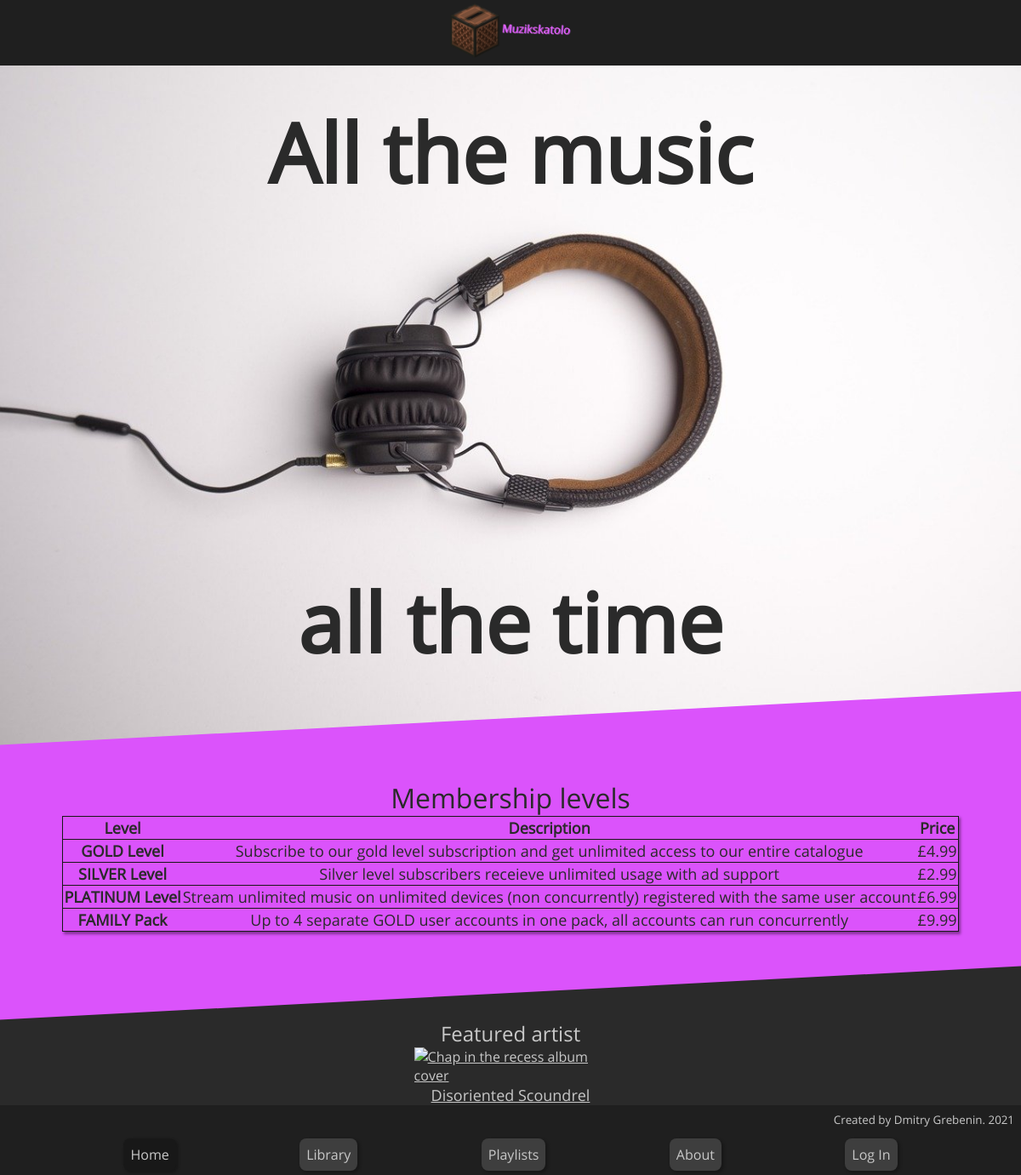
The page / on the database its author committed.
### tables this page shows
CREATE TABLE IF NOT EXISTS offers (
  id int NOT NULL AUTO_INCREMENT PRIMARY KEY,
  title varchar(50) NOT NULL,
  description text NOT NULL,
  price decimal(4,2) NOT NULL,
  image varchar(50) NOT NULL
);

### index.php (the view, shortened to what this page needs)
<!DOCTYPE html>
<html lang="en">
    <head>
        <link type="text/css" rel="stylesheet" href="./style.css">
        <link type="text/css" rel="stylesheet" href="./index.css">
    </head>
    <body>
        <nav>
            <a class="button button--select" href="./">
                Home
            </a>
            <a class="button" href="./library.php">
                Library
            </a>
            <a class="button" href="./playlists.php">
                Playlists
            </a>
            <a class="button" href="./about.php">
                About
            </a>
            <?php
            if (isset($_SESSION['username'])) echo '<a class="button" href="./login.php?logout&redir=' . urlencode($_SERVER['SCRIPT_NAME'] . '?' . $_SERVER['QUERY_STRING']) . '">Log Out</a>';
            else echo '<a class="button" href="./login.php?redir=' . urlencode($_SERVER['SCRIPT_NAME'] . '?' . $_SERVER['QUERY_STRING']) . '">Log In</a>';
            ?>
        </nav>
        <header>
            <div class="logo-container flex-row">
                <a href="./"><img class="logo" alt="Muzikskatolo logo" src="./resources/images/logo.png"></a>
            </div>
        </header>
        <main>
            <div id="headphones-background-container" class="flex-column">
                <p id="atm">All the music</p>
                <img id="headphones-background" src="./resources/images/headphones.jpg" alt="headphones backgound" height="853" width="1280">
                <p id="att">all the time</p>
            </div>
            <div id="membership-levels" class="diagonal-block brand-background">
                <div id="membership-levels-content" class="diagonal-block-content">
                    <table class="table-big center-align text-large">
                        <caption class="text-xxlarge">Membership levels</caption>
                        <tr>
                            <th>Level</th>
                            <th>Description</th>
                            <th>Price</th>
                            <?php
                            $db = mysqli_connect('localhost', 'dgrebenin', 'EkZ8zbAx', 'dgrebenin');
                            $result = mysqli_query($db, 'SELECT title, price, description FROM offers');
                            while ($row = mysqli_fetch_assoc($result)) {
                                echo '<tr><th>' . $row['title'] . '</th>';
                                echo '<td>' . $row['description'] . '</td>';
                                echo '<td>£' . $row['price'] . '</td></tr>';
                            }
                            ?>
                        </tr>
                    </table>
                </div>
            </div>
            <div>
                <div class="text-xlarge">
                    Featured artist
                </div>
                <a href="./artist.php?artist=Disoriented Scoundrel">
                    <div class="flex-column">
                        <img id="featured-pic" src="./images/chapintherecess.jpg" alt="Chap in the recess album cover">
                        <label class="text-large">Disoriented Scoundrel</label>
                    </div>
                </a>
            </div>
        </main>
        <footer>
            <div class="footer-content text-medium">
                <div id="creator" class="text-smaller">
                    Created by Dmitry Grebenin. 2021
                </div>
            </div>
        </footer>
    </body>
</html>

### style.css (style rules this page uses)
* { font-family: OpenSans, sans-serif; }
:root { --brand-color: #db53fb; --brand-color-dark: #863199; --button-color: #3e3e3e; --background-color: #2a2a2a; --select-color: #181818; --nav-color: #1f1f1f; --text-color: #c8c8c8; --box-shadow: 2px 2px 3px 1px; }
a { color: var(--text-color); }
table { border-collapse: collapse; }
body { margin: 0; background-color: var(--background-color); color: var(--text-color); padding-bottom: 48px; }
nav { height: 48px; z-index: 1000; position: fixed; bottom: 0; width: 100%; display: flex; justify-content: space-evenly; align-items: center; background: var(--nav-color); }
header { width: 100%; background-color: var(--nav-color); }
footer { background-color: var(--nav-color); }
.center-align { margin-left: auto; margin-right: auto; }
.button { text-decoration: none; background-color: var(--button-color); border-radius: 8px; padding: 8px; cursor: pointer; color: var(--text-color); box-shadow: var(--box-shadow) var(--select-color); border: none; text-align: center; }
.button--select { background-color: var(--select-color); }
.flex-column { display: flex; flex-direction: column; align-items: center; }
.flex-row { display: flex; flex-direction: row; justify-content: space-evenly; flex-wrap: wrap; align-items: center; }
.logo { padding: 4px; height: 64px; }
.text-xxlarge { font-size: xx-large; text-align: center; }
.text-xlarge { font-size: x-large; text-align: center; }
.text-large { font-size: large; }
.text-medium { font-size: medium; }
.text-smaller { font-size: smaller; }
.diagonal-block { transform: skewY(-3deg); margin: 2.6vw 0; }
.diagonal-block-content { transform: skewY(3deg); padding: 6vw 24px; }
.brand-background { background-color: var(--brand-color); color: var(--background-color); }
.table-big td { text-align: center; }
.table-big, .table-big tr { border: var(--select-color) solid 1px; }
.footer-content { padding: 8px; }
#creator { text-align: right; }

### index.css (style rules this page uses)
#headphones-background { width: 100%; height: auto; }
#headphones-background-container { color: var(--background-color); font-weight: bolder; position: relative; }
#atm { margin: 3vw 0 0; }
#att { margin: 49vw 0 0; }
#membership-levels { margin-top: -2.7vw; }
#headphones-background-container > p { position: absolute; width: 100%; font-size: 8vw; text-align: center; }
#featured-pic { width: 6cm; }

### rows shown on the page
offers: title "GOLD Level", description "Subscribe to our gold level subscription and get unlimited access to our entire catalogue", price "4.99"
offers: title "SILVER Level", description "Silver level subscribers receieve unlimited usage with ad support", price "2.99"
offers: title "PLATINUM Level", description "Stream unlimited music on unlimited devices (non concurrently) registered with the same user account", price "6.99"
offers: title "FAMILY Pack", description "Up to 4 separate GOLD user accounts in one pack, all accounts can run concurrently", price "9.99"
